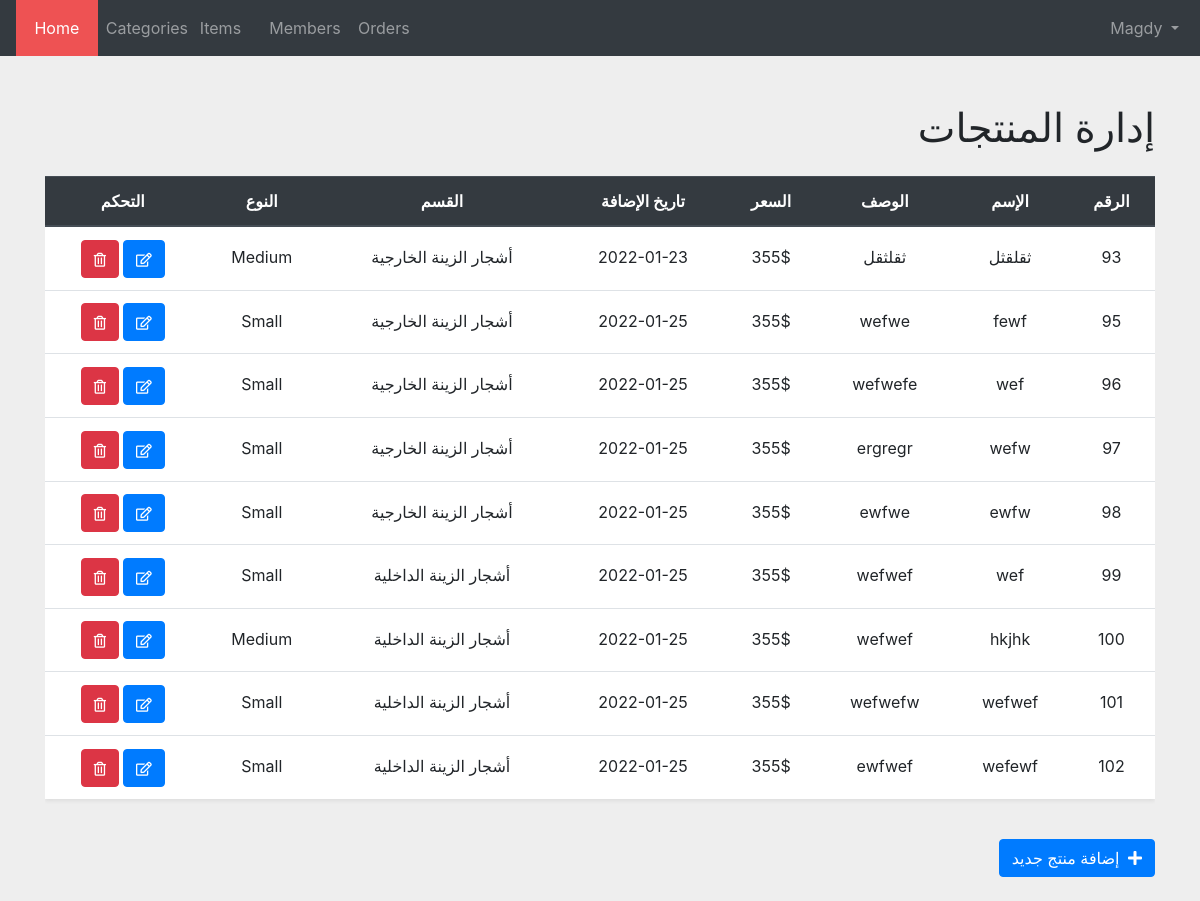
The page /admin/items.php (signed in) on the database its author committed.
### tables this page shows
CREATE TABLE `items` (
  `item_Id` int(11) NOT NULL,
  `Name` varchar(255) NOT NULL,
  `Description` text NOT NULL,
  `Price` varchar(255) NOT NULL,
  `Adding_Date` date NOT NULL,
  `Image` varchar(255) DEFAULT 'layout/images/unknown.png',
  `Cat_Id` int(11) DEFAULT NULL,
  `type` varchar(255) NOT NULL
);

CREATE TABLE `categories` (
  `ID` int(11) NOT NULL,
  `Name` varchar(255) NOT NULL
);

### admin/items.php (the view, shortened to what this page needs)
<?php
    if(isset($_SESSION['userName'])){
        include 'init.php';
        $do = isset($_GET['do'])?$_GET['do']:'Manage';
        if($do == 'Manage'){
            $stmt = $conn->prepare("
            SELECT items.*,categories.Name as category_Name
            FROM items
            INNER JOIN categories ON categories.ID = items.Cat_Id
            ");
            $stmt->execute();
            $items = $stmt->fetchAll();
        ?>
<div class="container">
<h1 class="text-right mt-5 mr-0">إدارة المنتجات</h1>
    <?php
        if($items){ ?>
<div class="table-responsive mt-4">
        <table class="table members-table shadow-sm" style="direction:rtl">
            <thead class="thead-dark">
                <tr>
                    <th>الرقم</th>
                    <th>الإسم</th>
                    <th>الوصف</th>
                    <th>السعر</th>
                    <th>تاريخ الإضافة</th>
                    <th>القسم</th>
                    <th>النوع</th>
                    <th>التحكم</th>
                </tr>
            </thead>
            <tbody>
                <?php
                        foreach($items as $item){
                            echo '<tr>';
                                echo '<td>'. $item['item_Id'] .'</td>';
                                echo '<td>'. $item['Name'] .'</td>';
                                if(strlen($item['Description']) > 30 ){
                                    echo '<td>'. substr($item['Description'] , 0 , 30)."...".'</td>';
                                }else{
                                    echo '<td>'. $item['Description'] .'</td>';
                                }
                                echo '<td>'. $item['Price'] .'</td>';
                                echo '<td>'. $item['Adding_Date'] .'</td>';
                                echo '<td>'. $item['category_Name'] .'</td>';
                                if($item['type'] == '1'){
                                    echo '<td>Small</td>';
                                }
                                if($item['type'] == '2'){
                                    echo '<td>Medium</td>';
                                }
                            echo "<td>".
                                "<a href='items.php?do=Edit&item_Id=" .$item['item_Id'].
                                "'class='btn btn-primary ml-1'><i class='far fa-edit fa-sm'></i></a>".
                                "<a href='items.php?do=Delete&item_Id=" .$item['item_Id'].
                                "'class='btn btn-danger text-white'>
                                <i class='far fa-trash-alt fa-sm'></i></a>
                                ";
                            echo    '</td>';
                            echo '</tr>';
                        }
                        ?>
            </tbody>
        </table>
    <?php  }
    else{
        echo "<div class='alert alert-danger w-100 mx-auto my-4 shadow'>لايوجد منتجات لعرضها</div>";
    }
    ?>
        <a href="items.php?do=Add" class="btn btn-primary mt-4 mb-4 float-right">
            إضافة منتج جديد
            <i class="fa fa-plus ml-1"></i>
        </a>
        </div>
</div>
<?php }
    }else{
        header('Location: index.php');
        exit();
    }

### admin/init.php (shortened to what this page needs)
<?php
	$tmp = 'includes/templates/';
	$tblCss = 'layout/css/';
	if(!isset($noNav)){
		include $tmp . 'header.php';
		include $tmp . 'navbar.php';
		include $tmp . 'footer.php';
	}
?>

### admin/includes/templates/header.php (shortened to what this page needs)
<!DOCTYPE html>
<html>
	<head>
		<link rel="stylesheet" href='<?php echo $tblCss?>bootstrap.min.css'>
		<link rel="stylesheet" href='<?php echo $tblCss?>all.min.css'>
		<link rel="stylesheet" href='<?php echo $tblCss?>style.css'>
	</head>
	<body>

### admin/includes/templates/navbar.php (shortened to what this page needs)
<nav class="navbar navbar-expand-lg navbar-dark bg-dark py-0">
  <div class="collapse navbar-collapse" id="navbarSupportedContent">
    <ul class="navbar-nav">
      <li class="nav-item active">
        <a class="nav-link py-3" href="dashboard.php">Home <span class="sr-only">(current)</span></a>
      </li>
      <li class="nav-item">
        <a class="nav-link py-3" href="categories.php">Categories</a>
      </li>
      <li class="nav-item">
        <a class="nav-link py-3" href="items.php">Items</a>
      </li>
      <li class="nav-item">
        <a href='members.php' class="nav-link py-3" href="#">Members</a>
      </li>
      <li class="nav-item">
        <a class="nav-link py-3" href="orders.php">Orders</a>
      </li>
      <li class="nav-item dropdown ml-auto">
        <a class="nav-link py-3 dropdown-toggle" href="#" id="navbarDropdown" role="button" data-toggle="dropdown" aria-haspopup="true" aria-expanded="false">
          <?php echo substr($_SESSION['userName'] , 0,5); ?>
        </a>
      </li>
    </ul>
  </div>
</nav>

### admin/includes/templates/footer.php (shortened to what this page needs)
</body>
</html>

### admin/layout/css/style.css (style rules this page uses)
*,body { padding: 0; margin: 0; box-sizing: border-box; }
body { background-color: #EEE; }
.navbar-nav { width: 100%; }
.navbar-nav .nav-item { width: 7%; }
.navbar-dark .navbar-nav .nav-link { display: block; text-align: center; transition: .2s linear; }
.navbar-dark .navbar-nav .active > .nav-link, .navbar-dark .navbar-nav .nav-link:not(#navbarDropdown):hover { background-color: #ee5253 }
.members-table { background-color: #FFF; text-align: center; }
.members-table td { line-height: 2.3; }

### rows shown on the page
items: item_Id "93", Name "ثقلقثل", Description "ثقلثقل", Price "355$", Adding_Date "2022-01-23", Cat_Id.Name "أشجار الزينة الخارجية", type "Medium"
items: item_Id "95", Name "fewf", Description "wefwe", Price "355$", Adding_Date "2022-01-25", Cat_Id.Name "أشجار الزينة الخارجية", type "Small"
items: item_Id "96", Name "wef", Description "wefwefe", Price "355$", Adding_Date "2022-01-25", Cat_Id.Name "أشجار الزينة الخارجية", type "Small"
items: item_Id "97", Name "wefw", Description "ergregr", Price "355$", Adding_Date "2022-01-25", Cat_Id.Name "أشجار الزينة الخارجية", type "Small"
items: item_Id "98", Name "ewfw", Description "ewfwe", Price "355$", Adding_Date "2022-01-25", Cat_Id.Name "أشجار الزينة الخارجية", type "Small"
items: item_Id "99", Name "wef", Description "wefwef", Price "355$", Adding_Date "2022-01-25", Cat_Id.Name "أشجار الزينة الداخلية", type "Small"
items: item_Id "100", Name "hkjhk", Description "wefwef", Price "355$", Adding_Date "2022-01-25", Cat_Id.Name "أشجار الزينة الداخلية", type "Medium"
items: item_Id "101", Name "wefwef", Description "wefwefw", Price "355$", Adding_Date "2022-01-25", Cat_Id.Name "أشجار الزينة الداخلية", type "Small"
items: item_Id "102", Name "wefewf", Description "ewfwef", Price "355$", Adding_Date "2022-01-25", Cat_Id.Name "أشجار الزينة الداخلية", type "Small"

### other values the page prints
substr($_SESSION['userName'] , 0,5) "Magdy"
